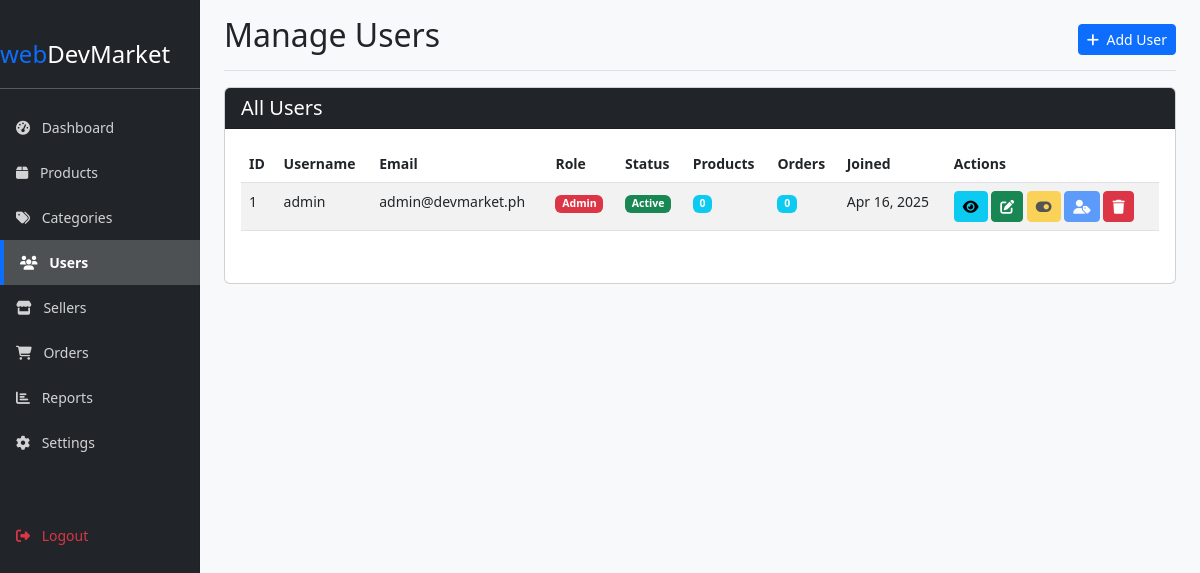
The page /admin/users.php (signed in) on the database its author committed.
### tables this page shows
CREATE TABLE IF NOT EXISTS users (
    id INT AUTO_INCREMENT PRIMARY KEY,
    username VARCHAR(50) NOT NULL UNIQUE,
    email VARCHAR(100) NOT NULL UNIQUE,
    password VARCHAR(255) NOT NULL,
    first_name VARCHAR(50),
    last_name VARCHAR(50),
    role ENUM('admin', 'seller', 'buyer') NOT NULL DEFAULT 'buyer',
    status ENUM('active', 'inactive', 'suspended') NOT NULL DEFAULT 'active',
    is_approved ENUM('yes', 'no', 'pending') NOT NULL DEFAULT 'pending',
    phone_number VARCHAR(20),
    profile_image VARCHAR(255),
    bio TEXT,
    created_at TIMESTAMP DEFAULT CURRENT_TIMESTAMP,
    updated_at TIMESTAMP DEFAULT CURRENT_TIMESTAMP ON UPDATE CURRENT_TIMESTAMP
);

### admin/users.php (the view, shortened to what this page needs)
<?php
require_once __DIR__ . '/../includes/functions.php';
$sql = "SELECT u.*,
        (SELECT COUNT(*) FROM products WHERE seller_id = u.id) as product_count,
        (SELECT COUNT(*) FROM transactions WHERE buyer_id = u.id) as order_count
        FROM users u
        ORDER BY u.created_at DESC";
$result = $conn->query($sql);
$users = [];
if ($result->num_rows > 0) {
    while ($row = $result->fetch_assoc()) {
        $users[] = $row;
    }
}
?>
<!DOCTYPE html>
<html lang="en">
<head>
    <link href="https://cdn.jsdelivr.net/npm/bootstrap@5.3.0/dist/css/bootstrap.min.css" rel="stylesheet">
    <link rel="stylesheet" href="https://cdnjs.cloudflare.com/ajax/libs/font-awesome/6.4.0/css/all.min.css">
    <link rel="stylesheet" href="../assets/css/style.css">
    <link rel="stylesheet" href="../assets/css/admin.css">
</head>
<body>
    <div class="container-fluid">
        <div class="row">
            <?php include 'includes/sidebar.php'; ?>
            <div class="col-md-9 ms-sm-auto col-lg-10 px-md-4">
                <div class="d-flex justify-content-between flex-wrap flex-md-nowrap align-items-center pt-3 pb-2 mb-3 border-bottom">
                    <h1 class="h2">Manage Users</h1>
                    <div class="btn-toolbar mb-2 mb-md-0">
                        <button type="button" class="btn btn-sm btn-primary" data-bs-toggle="modal" data-bs-target="#addUserModal">
                            <i class="fas fa-plus me-1"></i> Add User
                        </button>
                    </div>
                </div>
                <div class="card mb-4">
                    <div class="card-header bg-dark text-white">
                        <h5 class="mb-0">All Users</h5>
                    </div>
                    <div class="card-body">
                        <div class="table-responsive">
                            <table class="table table-striped table-hover">
                                <thead>
                                    <tr>
                                        <th>ID</th>
                                        <th>Username</th>
                                        <th>Email</th>
                                        <th>Role</th>
                                        <th>Status</th>
                                        <th>Products</th>
                                        <th>Orders</th>
                                        <th>Joined</th>
                                        <th>Actions</th>
                                    </tr>
                                </thead>
                                <tbody>
                                    <?php if (count($users) > 0): ?>
                                        <?php foreach ($users as $user): ?>
                                            <tr>
                                                <td><?php echo $user['id']; ?></td>
                                                <td><?php echo htmlspecialchars($user['username']); ?></td>
                                                <td><?php echo htmlspecialchars($user['email']); ?></td>
                                                <td>
                                                    <?php if (isset($user['role']) && $user['role'] == 'admin'): ?>
                                                        <span class="badge bg-danger">Admin</span>
                                                    <?php elseif (isset($user['role']) && $user['role'] == 'seller'): ?>
                                                        <span class="badge bg-primary">Seller</span>
                                                    <?php else: ?>
                                                        <span class="badge bg-secondary">Buyer</span>
                                                    <?php endif; ?>
                                                </td>
                                                <td>
                                                    <?php if (isset($user['status']) && $user['status'] == 'active'): ?>
                                                        <span class="badge bg-success">Active</span>
                                                    <?php else: ?>
                                                        <span class="badge bg-warning text-dark">Inactive</span>
                                                    <?php endif; ?>
                                                </td>
                                                <td>
                                                    <span class="badge bg-info"><?php echo isset($user['product_count']) ? $user['product_count'] : '0'; ?></span>
                                                </td>
                                                <td>
                                                    <span class="badge bg-info"><?php echo isset($user['order_count']) ? $user['order_count'] : '0'; ?></span>
                                                </td>
                                                <td><?php echo isset($user['created_at']) ? date('M d, Y', strtotime($user['created_at'])) : 'N/A'; ?></td>
                                                <td>
                                                    <button class="btn btn-sm btn-info view-btn"
                                                            data-id="<?php echo $user['id']; ?>"
                                                            data-username="<?php echo htmlspecialchars($user['username']); ?>"
                                                            data-email="<?php echo htmlspecialchars($user['email']); ?>"
                                                            data-role="<?php echo isset($user['role']) ? $user['role'] : 'buyer'; ?>"
                                                            data-status="<?php echo isset($user['status']) ? $user['status'] : 'inactive'; ?>"
                                                            data-joined="<?php echo isset($user['created_at']) ? date('M d, Y', strtotime($user['created_at'])) : 'N/A'; ?>"
                                                            data-products="<?php echo isset($user['product_count']) ? $user['product_count'] : '0'; ?>"
                                                            data-orders="<?php echo isset($user['order_count']) ? $user['order_count'] : '0'; ?>">
                                                        <i class="fas fa-eye"></i>
                                                    </button>
                                                    <button class="btn btn-sm btn-success edit-btn"
                                                            data-id="<?php echo $user['id']; ?>"
                                                            data-username="<?php echo htmlspecialchars($user['username']); ?>"
                                                            data-email="<?php echo htmlspecialchars($user['email']); ?>">
                                                        <i class="fas fa-edit"></i>
                                                    </button>
                                                    <?php if (isset($user['role']) && $user['role'] == 'admin'): ?>
                                                        <button class="btn btn-sm btn-warning status-btn" disabled title="Admin status cannot be changed">
                                                            <i class="fas fa-toggle-on"></i>
                                                        </button>
                                                    <?php endif; ?>
                                                    <?php if (isset($user['role']) && $user['role'] == 'admin'): ?>
                                                        <button class="btn btn-sm btn-primary role-btn" disabled title="Admin roles cannot be changed">
                                                            <i class="fas fa-user-tag"></i>
                                                        </button>
                                                    <?php endif; ?>
                                                    <button class="btn btn-sm btn-danger delete-btn"
                                                            data-id="<?php echo $user['id']; ?>"
                                                            data-username="<?php echo htmlspecialchars($user['username']); ?>"
                                                            data-product-count="<?php echo isset($user['product_count']) ? $user['product_count'] : '0'; ?>"
                                                            data-order-count="<?php echo isset($user['order_count']) ? $user['order_count'] : '0'; ?>">
                                                        <i class="fas fa-trash"></i>
                                                    </button>
                                                </td>
                                            </tr>
                                        <?php endforeach; ?>
                                    <?php else: ?>
                                        <tr>
                                            <td colspan="9" class="text-center">No users found.</td>
                                        </tr>
                                    <?php endif; ?>
                                </tbody>
                            </table>
                        </div>
                    </div>
                </div>
            </div>
        </div>
    </div>
</body>
</html>

### assets/css/style.css (style rules this page uses)
body { font-family: 'Segoe UI', Tahoma, Geneva, Verdana, sans-serif; background-color: #f8f9fa; }
.card-body { display: flex; flex-direction: column; }

### assets/css/admin.css (style rules this page uses)
body { font-size: .875rem; }
.btn-toolbar { display: flex; flex-wrap: wrap; justify-content: flex-end; }
.table-responsive { margin-bottom: 20px; }

### rows shown on the page
users: id "1", username "admin", email "admin@devmarket.ph", role "Admin", status "Active", product_count "0", order_count "0", created_at "Apr 16, 2025"
